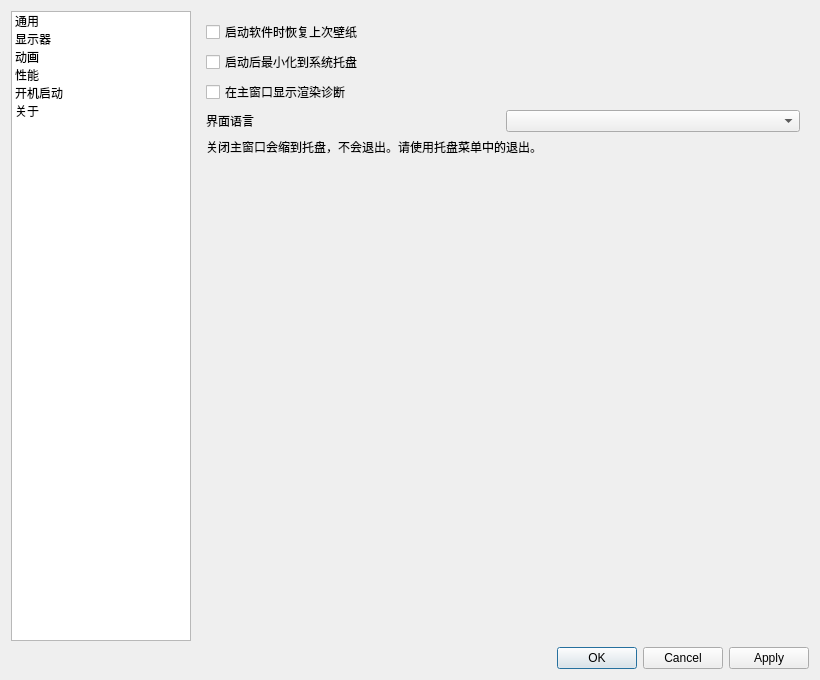
<?xml version="1.0" encoding="UTF-8"?> <!-- 文件头声明 -->
<ui version="4.0"> <!-- 界面描述根节点 -->
 <class>SettingsDialog</class> <!-- 对话框类名 -->
 <widget class="QDialog" name="SettingsDialog"> <!-- 设置对话框部件 -->
  <property name="geometry"> <!-- 窗口几何属性 -->
   <rect><x>0</x><y>0</y><width>820</width><height>680</height></rect> <!-- 初始位置和大小 -->
  </property> <!-- 结束几何属性 -->
  <property name="windowTitle"><string>OceanLive 设置</string></property> <!-- 窗口标题 -->
  <property name="minimumSize"><size><width>760</width><height>560</height></size></property> <!-- 最小尺寸 -->
  <layout class="QVBoxLayout" name="dialogLayout"> <!-- 对话框垂直布局 -->
   <item> <!-- 主体布局项 -->
    <layout class="QHBoxLayout" name="bodyLayout"> <!-- 左右分栏 -->
     <item> <!-- 页列表项 -->
      <widget class="QListWidget" name="pageList"> <!-- 左侧页面列表 -->
       <property name="minimumSize"><size><width>180</width><height>0</height></size></property> <!-- 页列表最小尺寸，宽度保持不变 -->
       <property name="maximumSize"><size><width>180</width><height>16777215</height></size></property> <!-- 页列表最大宽度 -->
       <item><property name="text"><string>通用</string></property></item> <!-- 通用页签 -->
       <item><property name="text"><string>显示器</string></property></item> <!-- 显示器页签 -->
       <item><property name="text"><string>动画</string></property></item> <!-- 动画页签 -->
       <item><property name="text"><string>性能</string></property></item> <!-- 性能页签 -->
       <item><property name="text"><string>开机启动</string></property></item> <!-- 开机启动页签 -->
       <item><property name="text"><string>关于</string></property></item> <!-- 关于页签 -->
      </widget> <!-- 结束页面列表 -->
     </item> <!-- 结束页列表项 -->
     <item> <!-- 右侧页面项 -->
      <widget class="QStackedWidget" name="pageStack"> <!-- 页面堆叠 -->
       <widget class="QWidget" name="generalPage"> <!-- 通用页部件 -->
        <layout class="QVBoxLayout" name="generalLayout"> <!-- 通用页垂直布局 -->
         <item><widget class="QCheckBox" name="resumeOnLaunchCheck"><property name="text"><string>启动软件时恢复上次壁纸</string></property></widget></item> <!-- 启动时恢复上次壁纸 -->
         <item><widget class="QCheckBox" name="startMinimizedCheck"><property name="text"><string>启动后最小化到系统托盘</string></property></widget></item> <!-- 启动后最小化到托盘 -->
         <item><widget class="QCheckBox" name="showDiagnosticsCheck"><property name="text"><string>在主窗口显示渲染诊断</string></property></widget></item> <!-- 主窗口显示渲染诊断 -->
         <item> <!-- 语言行项 -->
          <layout class="QHBoxLayout" name="languageLayout"> <!-- 语言行水平布局 -->
           <item><widget class="QLabel" name="languageCaption"><property name="text"><string>界面语言</string></property></widget></item> <!-- 界面语言标签 -->
           <item><widget class="QComboBox" name="languageCombo"/></item> <!-- 语言下拉框 -->
          </layout> <!-- 结束语言行 -->
         </item> <!-- 结束语言项 -->
         <item><widget class="QLabel" name="generalHint"><property name="wordWrap"><bool>true</bool></property><property name="text"><string>关闭主窗口会缩到托盘，不会退出。请使用托盘菜单中的退出。</string></property></widget></item> <!-- 关闭窗口缩到托盘的说明 -->
         <item><spacer name="generalSpacer"><property name="orientation"><enum>Qt::Vertical</enum></property><property name="sizeHint" stdset="0"><size><width>20</width><height>20</height></size></property></spacer></item> <!-- 通用页底部弹簧 -->
        </layout> <!-- 结束通用页布局 -->
       </widget> <!-- 结束通用页 -->
       <widget class="QWidget" name="displayPage"> <!-- 显示器页部件 -->
        <layout class="QVBoxLayout" name="displayLayout"> <!-- 显示器页垂直布局 -->
         <item><widget class="QRadioButton" name="monitorAllRadio"><property name="text"><string>所有显示器</string></property></widget></item> <!-- 所有显示器单选 -->
         <item><widget class="QRadioButton" name="monitorPrimaryRadio"><property name="text"><string>仅主显示器</string></property></widget></item> <!-- 仅主显示器单选 -->
         <item><widget class="QRadioButton" name="monitorSpecificRadio"><property name="text"><string>指定显示器</string></property></widget></item> <!-- 指定显示器单选 -->
         <item><widget class="QListWidget" name="monitorList"/></item> <!-- 指定显示器列表 -->
         <item><widget class="QLabel" name="displayHint"><property name="wordWrap"><bool>true</bool></property><property name="text"><string>每个显示器使用独立渲染窗口，以匹配不同分辨率、DPI 和负坐标。显示器变化后会自动重新挂接。</string></property></widget></item> <!-- 多显示器挂接说明 -->
        </layout> <!-- 结束显示器页布局 -->
       </widget> <!-- 结束显示器页 -->
       <widget class="QWidget" name="animationPage"> <!-- 动画页部件 -->
        <layout class="QVBoxLayout" name="animationPageLayout"> <!-- 动画页垂直布局 -->
         <item> <!-- 滚动区域项 -->
          <widget class="QScrollArea" name="animationScroll"> <!-- 动画参数滚动区 -->
           <property name="widgetResizable"><bool>true</bool></property> <!-- 内容随区域缩放 -->
           <property name="frameShape"><enum>QFrame::NoFrame</enum></property> <!-- 滚动区无边框 -->
           <widget class="QWidget" name="animationContents"> <!-- 滚动内容部件 -->
            <layout class="QFormLayout" name="animationForm"> <!-- 动画参数表单 -->
             <item row="0" column="0"><widget class="QLabel" name="modeCaption"><property name="text"><string>画面来源</string></property></widget></item> <!-- 画面来源标签 -->
             <item row="0" column="1"><widget class="QComboBox" name="modeCombo"/></item> <!-- 画面来源下拉框 -->
             <item row="1" column="0"><widget class="QLabel" name="settingsThemeCaption"><property name="text"><string>主题</string></property></widget></item> <!-- 主题标签 -->
             <item row="1" column="1"><widget class="QComboBox" name="settingsThemeCombo"/></item> <!-- 主题下拉框 -->
             <item row="2" column="0"><widget class="QLabel" name="animSpeedCaption"><property name="text"><string>波浪速度</string></property></widget></item> <!-- 波浪速度标签 -->
             <item row="2" column="1"> <!-- 波浪速度这一行 -->
              <layout class="QHBoxLayout" name="animSpeedRow"> <!-- 速度行水平布局 -->
               <item><widget class="QSlider" name="animSpeedSlider"><property name="orientation"><enum>Qt::Horizontal</enum></property><property name="minimum"><number>25</number></property><property name="maximum"><number>200</number></property></widget></item> <!-- 波浪速度滑条 -->
               <item><widget class="QLabel" name="animSpeedLabel"><property name="text"><string>1.00x</string></property><property name="minimumSize"><size><width>64</width><height>0</height></size></property></widget></item> <!-- 波浪速度数值 -->
              </layout> <!-- 结束速度行 -->
             </item> <!-- 结束速度项 -->
             <item row="3" column="0"><widget class="QLabel" name="waveCaption"><property name="text"><string>波浪强度</string></property></widget></item> <!-- 波浪强度标签 -->
             <item row="3" column="1"> <!-- 波浪强度这一行 -->
              <layout class="QHBoxLayout" name="waveRow"> <!-- 强度行水平布局 -->
               <item><widget class="QSlider" name="settingsWaveSlider"><property name="orientation"><enum>Qt::Horizontal</enum></property><property name="minimum"><number>20</number></property><property name="maximum"><number>200</number></property></widget></item> <!-- 波浪强度滑条 -->
               <item><widget class="QLabel" name="settingsWaveLabel"><property name="text"><string>1.00</string></property><property name="minimumSize"><size><width>64</width><height>0</height></size></property></widget></item> <!-- 波浪强度数值 -->
              </layout> <!-- 结束强度行 -->
             </item> <!-- 结束强度项 -->
             <item row="4" column="0"><widget class="QLabel" name="windCaption"><property name="text"><string>风力强度</string></property></widget></item> <!-- 风力强度标签 -->
             <item row="4" column="1"> <!-- 风力这一行 -->
              <layout class="QHBoxLayout" name="windRow"> <!-- 风力行水平布局 -->
               <item><widget class="QSlider" name="windSlider"><property name="orientation"><enum>Qt::Horizontal</enum></property><property name="minimum"><number>0</number></property><property name="maximum"><number>200</number></property></widget></item> <!-- 风力滑条 -->
               <item><widget class="QLabel" name="windLabel"><property name="text"><string>1.00</string></property><property name="minimumSize"><size><width>64</width><height>0</height></size></property></widget></item> <!-- 风力数值 -->
              </layout> <!-- 结束风力行 -->
             </item> <!-- 结束风力项 -->
             <item row="5" column="0"><widget class="QLabel" name="windAngleCaption"><property name="text"><string>风浪方向</string></property></widget></item> <!-- 风浪方向标签 -->
             <item row="5" column="1"> <!-- 风向这一行 -->
              <layout class="QHBoxLayout" name="windAngleRow"> <!-- 风向行水平布局 -->
               <item><widget class="QSlider" name="windAngleSlider"><property name="orientation"><enum>Qt::Horizontal</enum></property><property name="minimum"><number>-180</number></property><property name="maximum"><number>180</number></property></widget></item> <!-- 风向滑条 -->
               <item><widget class="QLabel" name="windAngleLabel"><property name="text"><string>8°</string></property><property name="minimumSize"><size><width>64</width><height>0</height></size></property></widget></item> <!-- 风向角度 -->
              </layout> <!-- 结束风向行 -->
             </item> <!-- 结束风向项 -->
             <item row="6" column="0"><widget class="QLabel" name="sunAzimuthCaption"><property name="text"><string>太阳水平位置</string></property></widget></item> <!-- 太阳水平位置标签 -->
             <item row="6" column="1"> <!-- 太阳水平位置这一行 -->
              <layout class="QHBoxLayout" name="sunAzimuthRow"> <!-- 水平位置行布局 -->
               <item><widget class="QSlider" name="sunAzimuthSlider"><property name="orientation"><enum>Qt::Horizontal</enum></property><property name="minimum"><number>-70</number></property><property name="maximum"><number>70</number></property></widget></item> <!-- 太阳水平位置滑条 -->
               <item><widget class="QLabel" name="sunAzimuthLabel"><property name="text"><string>18°</string></property><property name="minimumSize"><size><width>64</width><height>0</height></size></property></widget></item> <!-- 水平角度数值 -->
              </layout> <!-- 结束水平位置行 -->
             </item> <!-- 结束水平位置项 -->
             <item row="7" column="0"><widget class="QLabel" name="sunElevationCaption"><property name="text"><string>太阳高度</string></property></widget></item> <!-- 太阳高度标签 -->
             <item row="7" column="1"> <!-- 太阳高度这一行 -->
              <layout class="QHBoxLayout" name="sunElevationRow"> <!-- 高度行布局 -->
               <item><widget class="QSlider" name="sunElevationSlider"><property name="orientation"><enum>Qt::Horizontal</enum></property><property name="minimum"><number>2</number></property><property name="maximum"><number>35</number></property></widget></item> <!-- 太阳高度滑条 -->
               <item><widget class="QLabel" name="sunElevationLabel"><property name="text"><string>11°</string></property><property name="minimumSize"><size><width>64</width><height>0</height></size></property></widget></item> <!-- 高度角度数值 -->
              </layout> <!-- 结束高度行 -->
             </item> <!-- 结束高度项 -->
             <item row="8" column="0"><widget class="QLabel" name="sunIntensityCaption"><property name="text"><string>直射阳光</string></property></widget></item> <!-- 直射阳光标签 -->
             <item row="8" column="1"> <!-- 直射阳光这一行 -->
              <layout class="QHBoxLayout" name="sunIntensityRow"> <!-- 阳光行布局 -->
               <item><widget class="QSlider" name="sunIntensitySlider"><property name="orientation"><enum>Qt::Horizontal</enum></property><property name="minimum"><number>20</number></property><property name="maximum"><number>180</number></property></widget></item> <!-- 直射阳光滑条 -->
               <item><widget class="QLabel" name="sunIntensityLabel"><property name="text"><string>1.00</string></property><property name="minimumSize"><size><width>64</width><height>0</height></size></property></widget></item> <!-- 阳光强度数值 -->
              </layout> <!-- 结束阳光行 -->
             </item> <!-- 结束阳光项 -->
             <item row="9" column="0"><widget class="QLabel" name="sunCaption"><property name="text"><string>海面反射</string></property></widget></item> <!-- 海面反射标签 -->
             <item row="9" column="1"> <!-- 海面反射这一行 -->
              <layout class="QHBoxLayout" name="sunRow"> <!-- 反射行布局 -->
               <item><widget class="QSlider" name="sunSlider"><property name="orientation"><enum>Qt::Horizontal</enum></property><property name="minimum"><number>0</number></property><property name="maximum"><number>200</number></property></widget></item> <!-- 海面反射滑条 -->
               <item><widget class="QLabel" name="sunLabel"><property name="text"><string>1.00</string></property><property name="minimumSize"><size><width>64</width><height>0</height></size></property></widget></item> <!-- 反射强度数值 -->
              </layout> <!-- 结束反射行 -->
             </item> <!-- 结束反射项 -->
             <item row="10" column="0"><widget class="QLabel" name="highlightCaption"><property name="text"><string>高光宽度</string></property></widget></item> <!-- 高光宽度标签 -->
             <item row="10" column="1"> <!-- 高光宽度这一行 -->
              <layout class="QHBoxLayout" name="highlightRow"> <!-- 高光行布局 -->
               <item><widget class="QSlider" name="highlightSlider"><property name="orientation"><enum>Qt::Horizontal</enum></property><property name="minimum"><number>35</number></property><property name="maximum"><number>220</number></property></widget></item> <!-- 高光宽度滑条 -->
               <item><widget class="QLabel" name="highlightLabel"><property name="text"><string>1.00</string></property><property name="minimumSize"><size><width>64</width><height>0</height></size></property></widget></item> <!-- 高光宽度数值 -->
              </layout> <!-- 结束高光行 -->
             </item> <!-- 结束高光项 -->
             <item row="11" column="0"><widget class="QLabel" name="brightnessCaption"><property name="text"><string>海面亮度</string></property></widget></item> <!-- 海面亮度标签 -->
             <item row="11" column="1"> <!-- 海面亮度这一行 -->
              <layout class="QHBoxLayout" name="brightnessRow"> <!-- 亮度行布局 -->
               <item><widget class="QSlider" name="brightnessSlider"><property name="orientation"><enum>Qt::Horizontal</enum></property><property name="minimum"><number>40</number></property><property name="maximum"><number>160</number></property></widget></item> <!-- 海面亮度滑条 -->
               <item><widget class="QLabel" name="brightnessLabel"><property name="text"><string>1.00</string></property><property name="minimumSize"><size><width>64</width><height>0</height></size></property></widget></item> <!-- 亮度数值 -->
              </layout> <!-- 结束亮度行 -->
             </item> <!-- 结束亮度项 -->
             <item row="12" column="0"><widget class="QLabel" name="skySaturationCaption"><property name="text"><string>天空饱和度</string></property></widget></item> <!-- 天空饱和度标签 -->
             <item row="12" column="1"> <!-- 天空饱和度这一行 -->
              <layout class="QHBoxLayout" name="skySaturationRow"> <!-- 饱和度行布局 -->
               <item><widget class="QSlider" name="skySaturationSlider"><property name="orientation"><enum>Qt::Horizontal</enum></property><property name="minimum"><number>40</number></property><property name="maximum"><number>160</number></property></widget></item> <!-- 天空饱和度滑条 -->
               <item><widget class="QLabel" name="skySaturationLabel"><property name="text"><string>1.12</string></property><property name="minimumSize"><size><width>64</width><height>0</height></size></property></widget></item> <!-- 饱和度数值 -->
              </layout> <!-- 结束饱和度行 -->
             </item> <!-- 结束饱和度项 -->
             <item row="13" column="0"><widget class="QLabel" name="skyBrightnessCaption"><property name="text"><string>天空亮度</string></property></widget></item> <!-- 天空亮度标签 -->
             <item row="13" column="1"> <!-- 天空亮度这一行 -->
              <layout class="QHBoxLayout" name="skyBrightnessRow"> <!-- 天空亮度行布局 -->
               <item><widget class="QSlider" name="skyBrightnessSlider"><property name="orientation"><enum>Qt::Horizontal</enum></property><property name="minimum"><number>60</number></property><property name="maximum"><number>140</number></property></widget></item> <!-- 天空亮度滑条 -->
               <item><widget class="QLabel" name="skyBrightnessLabel"><property name="text"><string>1.06</string></property><property name="minimumSize"><size><width>64</width><height>0</height></size></property></widget></item> <!-- 天空亮度数值 -->
              </layout> <!-- 结束天空亮度行 -->
             </item> <!-- 结束天空亮度项 -->
             <item row="14" column="0"><widget class="QLabel" name="hazeCaption"><property name="text"><string>大气雾化</string></property></widget></item> <!-- 大气雾化标签 -->
             <item row="14" column="1"> <!-- 大气雾化这一行 -->
              <layout class="QHBoxLayout" name="hazeRow"> <!-- 雾化行布局 -->
               <item><widget class="QSlider" name="hazeSlider"><property name="orientation"><enum>Qt::Horizontal</enum></property><property name="minimum"><number>0</number></property><property name="maximum"><number>160</number></property></widget></item> <!-- 大气雾化滑条 -->
               <item><widget class="QLabel" name="hazeLabel"><property name="text"><string>0.08</string></property><property name="minimumSize"><size><width>64</width><height>0</height></size></property></widget></item> <!-- 雾化数值 -->
              </layout> <!-- 结束雾化行 -->
             </item> <!-- 结束雾化项 -->
             <item row="15" column="0"><widget class="QLabel" name="sunDiskCaption"><property name="text"><string>太阳盘亮度</string></property></widget></item> <!-- 太阳盘亮度标签 -->
             <item row="15" column="1"> <!-- 太阳盘这一行 -->
              <layout class="QHBoxLayout" name="sunDiskRow"> <!-- 太阳盘行布局 -->
               <item><widget class="QSlider" name="sunDiskSlider"><property name="orientation"><enum>Qt::Horizontal</enum></property><property name="minimum"><number>0</number></property><property name="maximum"><number>250</number></property></widget></item> <!-- 太阳盘滑条 -->
               <item><widget class="QLabel" name="sunDiskLabel"><property name="text"><string>1.40</string></property><property name="minimumSize"><size><width>64</width><height>0</height></size></property></widget></item> <!-- 太阳盘数值 -->
              </layout> <!-- 结束太阳盘行 -->
             </item> <!-- 结束太阳盘项 -->
             <item row="16" column="0"><widget class="QLabel" name="sunHaloCaption"><property name="text"><string>太阳光晕强度</string></property></widget></item> <!-- 太阳光晕强度标签 -->
             <item row="16" column="1"> <!-- 光晕强度这一行 -->
              <layout class="QHBoxLayout" name="sunHaloRow"> <!-- 光晕强度行布局 -->
               <item><widget class="QSlider" name="sunHaloSlider"><property name="orientation"><enum>Qt::Horizontal</enum></property><property name="minimum"><number>0</number></property><property name="maximum"><number>200</number></property></widget></item> <!-- 光晕强度滑条 -->
               <item><widget class="QLabel" name="sunHaloLabel"><property name="text"><string>0.28</string></property><property name="minimumSize"><size><width>64</width><height>0</height></size></property></widget></item> <!-- 光晕强度数值 -->
              </layout> <!-- 结束光晕强度行 -->
             </item> <!-- 结束光晕强度项 -->
             <item row="17" column="0"><widget class="QLabel" name="sunHaloRadiusCaption"><property name="text"><string>太阳光晕半径</string></property></widget></item> <!-- 太阳光晕半径标签 -->
             <item row="17" column="1"> <!-- 光晕半径这一行 -->
              <layout class="QHBoxLayout" name="sunHaloRadiusRow"> <!-- 光晕半径行布局 -->
               <item><widget class="QSlider" name="sunHaloRadiusSlider"><property name="orientation"><enum>Qt::Horizontal</enum></property><property name="minimum"><number>15</number></property><property name="maximum"><number>250</number></property></widget></item> <!-- 光晕半径滑条 -->
               <item><widget class="QLabel" name="sunHaloRadiusLabel"><property name="text"><string>0.45</string></property><property name="minimumSize"><size><width>64</width><height>0</height></size></property></widget></item> <!-- 光晕半径数值 -->
              </layout> <!-- 结束光晕半径行 -->
             </item> <!-- 结束光晕半径项 -->
             <item row="18" column="0"><widget class="QLabel" name="horizonHazeCaption"><property name="text"><string>海平线雾化</string></property></widget></item> <!-- 海平线雾化标签 -->
             <item row="18" column="1"> <!-- 海平线雾化这一行 -->
              <layout class="QHBoxLayout" name="horizonHazeRow"> <!-- 海平线行布局 -->
               <item><widget class="QSlider" name="horizonHazeSlider"><property name="orientation"><enum>Qt::Horizontal</enum></property><property name="minimum"><number>0</number></property><property name="maximum"><number>160</number></property></widget></item> <!-- 海平线雾化滑条 -->
               <item><widget class="QLabel" name="horizonHazeLabel"><property name="text"><string>0.10</string></property><property name="minimumSize"><size><width>64</width><height>0</height></size></property></widget></item> <!-- 海平线雾化数值 -->
              </layout> <!-- 结束海平线行 -->
             </item> <!-- 结束海平线项 -->
             <item row="19" column="0"><widget class="QLabel" name="waterColorCaption"><property name="text"><string>海面颜色</string></property></widget></item> <!-- 海面颜色标签 -->
             <item row="19" column="1"> <!-- 海面颜色这一行 -->
              <layout class="QHBoxLayout" name="waterColorRow"> <!-- 海面颜色行布局 -->
               <item><widget class="QPushButton" name="waterColorButton"><property name="text"><string>主题颜色</string></property></widget></item> <!-- 海面颜色按钮，默认文案为主题颜色 -->
               <item><widget class="QPushButton" name="waterResetButton"><property name="text"><string>恢复主题</string></property></widget></item> <!-- 恢复海面主题色 -->
              </layout> <!-- 结束海面颜色行 -->
             </item> <!-- 结束海面颜色项 -->
             <item row="20" column="0"><widget class="QLabel" name="skyColorCaption"><property name="text"><string>天空颜色</string></property></widget></item> <!-- 天空颜色标签 -->
             <item row="20" column="1"> <!-- 天空颜色这一行 -->
              <layout class="QHBoxLayout" name="skyColorRow"> <!-- 天空颜色行布局 -->
               <item><widget class="QPushButton" name="skyColorButton"><property name="text"><string>主题颜色</string></property></widget></item> <!-- 天空颜色按钮，默认文案为主题颜色 -->
               <item><widget class="QPushButton" name="skyResetButton"><property name="text"><string>恢复主题</string></property></widget></item> <!-- 恢复天空主题色 -->
              </layout> <!-- 结束天空颜色行 -->
             </item> <!-- 结束天空颜色项 -->
             <item row="21" column="0"><widget class="QLabel" name="videoPathCaption"><property name="text"><string>视频文件</string></property></widget></item> <!-- 视频文件标签 -->
             <item row="21" column="1"> <!-- 视频路径这一行 -->
              <layout class="QHBoxLayout" name="videoPathRow"> <!-- 路径行布局 -->
               <item><widget class="QLineEdit" name="videoPathEdit"><property name="placeholderText"><string>选择本地 MP4、MOV、AVI 或 MKV</string></property></widget></item> <!-- 视频路径输入框 -->
               <item><widget class="QPushButton" name="videoBrowseButton"><property name="text"><string>浏览</string></property></widget></item> <!-- 浏览本地视频 -->
              </layout> <!-- 结束路径行 -->
             </item> <!-- 结束路径项 -->
             <item row="22" column="1"><widget class="QCheckBox" name="videoLoopCheck"><property name="text"><string>循环播放</string></property><property name="checked"><bool>true</bool></property></widget></item> <!-- 循环播放，默认勾选 -->
             <item row="23" column="1"><widget class="QCheckBox" name="videoMuteCheck"><property name="text"><string>静音播放</string></property><property name="checked"><bool>true</bool></property></widget></item> <!-- 静音播放，默认勾选 -->
             <item row="24" column="0" colspan="2"><widget class="QLabel" name="videoHint"><property name="wordWrap"><bool>true</bool></property><property name="text"><string>视频画面画进现有壁纸窗口，不另开播放器，也不覆盖图标和任务栏。停止壁纸后释放解码器。没有随程序提供海洋视频，请使用你有权播放的本地文件。</string></property></widget></item> <!-- 视频模式说明 -->
            </layout> <!-- 结束动画表单 -->
           </widget> <!-- 结束滚动内容 -->
          </widget> <!-- 结束滚动区 -->
         </item> <!-- 结束滚动项 -->
        </layout> <!-- 结束动画页布局 -->
       </widget> <!-- 结束动画页 -->
       <widget class="QWidget" name="performancePage"> <!-- 性能页部件 -->
        <layout class="QFormLayout" name="performanceForm"> <!-- 性能表单 -->
         <item row="0" column="0"><widget class="QLabel" name="perfQualityCaption"><property name="text"><string>渲染质量</string></property></widget></item> <!-- 渲染质量标签 -->
         <item row="0" column="1"><widget class="QComboBox" name="settingsQualityCombo"/></item> <!-- 质量下拉框 -->
         <item row="1" column="0"><widget class="QLabel" name="perfFpsCaption"><property name="text"><string>目标帧率</string></property></widget></item> <!-- 目标帧率标签 -->
         <item row="1" column="1"><widget class="QComboBox" name="settingsFpsCombo"/></item> <!-- 帧率下拉框 -->
         <item row="2" column="0" colspan="2"><widget class="QCheckBox" name="pauseFullscreenCheck"><property name="text"><string>全屏应用运行时暂停动画</string></property></widget></item> <!-- 全屏时暂停动画 -->
         <item row="3" column="0"><widget class="QLabel" name="batteryCaption"><property name="text"><string>使用电池时</string></property></widget></item> <!-- 电池策略标签 -->
         <item row="3" column="1"><widget class="QComboBox" name="batteryCombo"/></item> <!-- 电池策略下拉框 -->
         <item row="4" column="0" colspan="2"><widget class="QLabel" name="performanceHint"><property name="wordWrap"><bool>true</bool></property><property name="text"><string>低、中、高画质会改变海浪层数和网格密度。全屏判断覆盖无边框全屏，不会把普通最大化窗口当成全屏。</string></property></widget></item> <!-- 画质与全屏判断说明 -->
        </layout> <!-- 结束性能表单 -->
       </widget> <!-- 结束性能页 -->
       <widget class="QWidget" name="startupPage"> <!-- 开机启动页 -->
        <layout class="QVBoxLayout" name="startupLayout"> <!-- 启动页垂直布局 -->
         <item><widget class="QCheckBox" name="autostartCheck"><property name="text"><string>登录 Windows 时启动 OceanLive</string></property></widget></item> <!-- 登录时启动 -->
         <item><widget class="QLabel" name="autostartPathLabel"><property name="wordWrap"><bool>true</bool></property><property name="text"><string>启动项</string></property></widget></item> <!-- 启动项命令说明 -->
         <item><widget class="QLabel" name="autostartHint"><property name="wordWrap"><bool>true</bool></property><property name="text"><string>启动项只写入当前用户的 HKCU\Software\Microsoft\Windows\CurrentVersion\Run，名称为 OceanLive。关闭时只删除这一项。</string></property></widget></item> <!-- 注册表写入范围说明 -->
         <item><spacer name="startupSpacer"><property name="orientation"><enum>Qt::Vertical</enum></property><property name="sizeHint" stdset="0"><size><width>20</width><height>40</height></size></property></spacer></item> <!-- 启动页底部弹簧 -->
        </layout> <!-- 结束启动页布局 -->
       </widget> <!-- 结束启动页 -->
       <widget class="QWidget" name="aboutPage"> <!-- 关于页 -->
        <layout class="QVBoxLayout" name="aboutLayout"> <!-- 关于页垂直布局 -->
         <item><widget class="QLabel" name="aboutText"><property name="wordWrap"><bool>true</bool></property><property name="textInteractionFlags"><enum>Qt::TextSelectableByMouse</enum></property><property name="text"><string>OceanLive</string></property></widget></item> <!-- 关于文字，可用鼠标选择 -->
        </layout> <!-- 结束关于布局 -->
       </widget> <!-- 结束关于页 -->
      </widget> <!-- 结束页面堆叠 -->
     </item> <!-- 结束右侧项 -->
    </layout> <!-- 结束左右分栏 -->
   </item> <!-- 结束主体项 -->
   <item> <!-- 按钮区项 -->
    <widget class="QDialogButtonBox" name="buttonBox"> <!-- 确定、取消和应用按钮 -->
     <property name="standardButtons"><set>QDialogButtonBox::Apply|QDialogButtonBox::Cancel|QDialogButtonBox::Ok</set></property> <!-- 标准按钮集合 -->
    </widget> <!-- 结束按钮盒 -->
   </item> <!-- 结束按钮项 -->
  </layout> <!-- 结束对话框布局 -->
 </widget> <!-- 结束设置对话框 -->
 <resources/> <!-- 无额外资源 -->
 <connections/> <!-- 无设计器信号连接 -->
</ui> <!-- 结束界面文件 -->
